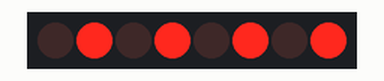
A sketch run on a simulated Arduino Uno, built with avr-gcc and run on an emulated ATmega328P. On the bench: 8 shift-register outputs drawn as a row of LEDs (first output left, lit = HIGH). Wiring (inferred from the names in the program): shift register (74HC595): data pin 4; shift clock pin 2; latch pin 6; OE pin 10; MR pin 8. Wiring (inferred from the signals the program sends): row of LEDs: on Q0, Q1, Q2, Q3, Q4, Q5, Q6, Q7.

Above: at 0.5 s.
At 2.5 s:
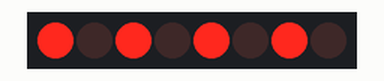
At 3.5 s:
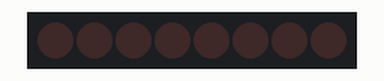
Timing chart, 0 to 5.2 s (numbered marks = the images above):
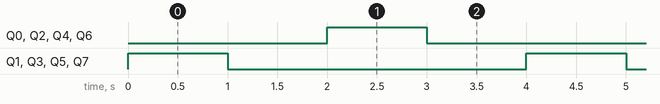

Measured:
- by itself, Q0–7: alternates HIGH for 1.0 s and LOW for 3.0 s
- by itself, everything shown: repeats every 4.0 s, in 4 steps

The sketch:

sketch_apr23a.ino
```cpp
// Pin names based on https://www.nxp.com/documents/data_sheet/74HC_HCT595.pdf

int serial_clock_pin = 2; // SHCP, Shift register clock
int serial_data_pin = 4; // DS, Serial data input
int register_clock_pin = 6; // STCP, Storage Clock, finalizes a series of serial inputs
int clear_pin = 8; // MR, Clear / Reset all storage (active LOW)
int output_enable_pin = 10; // OE, Enable output (active LOW) otherwise all output pins are LOW

void setup() {
  pinMode(serial_clock_pin, OUTPUT);
  pinMode(serial_data_pin, OUTPUT);
  pinMode(register_clock_pin, OUTPUT);
  pinMode(clear_pin, OUTPUT);
  pinMode(output_enable_pin, OUTPUT);

  // set default running values
  digitalWrite(serial_clock_pin, LOW);
  digitalWrite(serial_data_pin, LOW);
  digitalWrite(register_clock_pin, LOW);
  digitalWrite(clear_pin, HIGH); // "clear" pin is "active LOW" so default HIGH
  digitalWrite(output_enable_pin, HIGH); // same as "clear"

  // clear out entire register and return to normal
  digitalWrite(clear_pin, LOW);
  digitalWrite(clear_pin, HIGH);

  // just constantly show output
  // you could flash the output with this
  // alternatively, you can hard-wire this to ground
  // if you don't need to control it
  digitalWrite(output_enable_pin, LOW);

  // super slow just so we can watch it all happen
  Serial.begin(1);
}

void loop() {
  send(0b01010101);
  delay(1000);
  send(0b11111111);
  delay(1000);
  send(0b10101010);
  delay(1000);
  send(0b11111111);
  delay(1000);
}

void send(int number) {
  // signal we will begin writing
  digitalWrite(register_clock_pin, LOW);

  // send each bit over the wire
  // tick the clock after each bit
  shiftOut(serial_data_pin, serial_clock_pin, MSBFIRST, number);

  // signal we are done writing out
  digitalWrite(register_clock_pin, HIGH);
}
```
